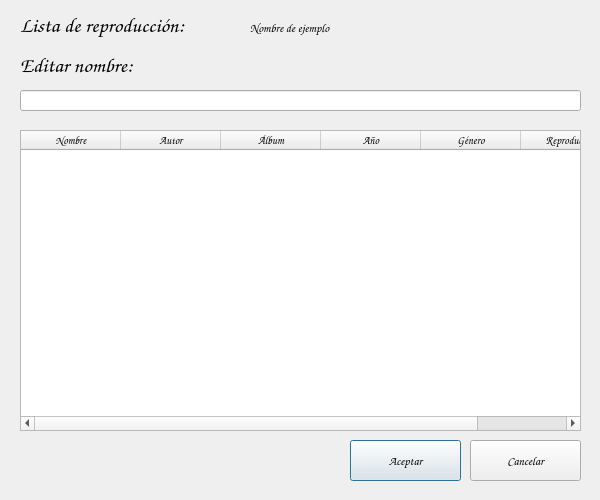
<?xml version="1.0" encoding="UTF-8"?>
<ui version="4.0">
 <class>modifyPlaylist</class>
 <widget class="QDialog" name="modifyPlaylist">
  <property name="geometry">
   <rect>
    <x>0</x>
    <y>0</y>
    <width>600</width>
    <height>500</height>
   </rect>
  </property>
  <property name="minimumSize">
   <size>
    <width>600</width>
    <height>500</height>
   </size>
  </property>
  <property name="maximumSize">
   <size>
    <width>600</width>
    <height>500</height>
   </size>
  </property>
  <property name="windowTitle">
   <string>Editar lista de reproducción</string>
  </property>
  <widget class="QLabel" name="label">
   <property name="geometry">
    <rect>
     <x>20</x>
     <y>10</y>
     <width>221</width>
     <height>31</height>
    </rect>
   </property>
   <property name="font">
    <font>
     <family>Comic Sans MS</family>
     <pointsize>16</pointsize>
    </font>
   </property>
   <property name="text">
    <string>Lista de reproducción:</string>
   </property>
  </widget>
  <widget class="QLabel" name="label_2">
   <property name="geometry">
    <rect>
     <x>20</x>
     <y>50</y>
     <width>361</width>
     <height>31</height>
    </rect>
   </property>
   <property name="font">
    <font>
     <family>Comic Sans MS</family>
     <pointsize>16</pointsize>
    </font>
   </property>
   <property name="text">
    <string>Editar nombre:</string>
   </property>
  </widget>
  <widget class="QLineEdit" name="newName">
   <property name="geometry">
    <rect>
     <x>20</x>
     <y>90</y>
     <width>561</width>
     <height>21</height>
    </rect>
   </property>
  </widget>
  <widget class="QLabel" name="oldName">
   <property name="geometry">
    <rect>
     <x>250</x>
     <y>20</y>
     <width>121</width>
     <height>16</height>
    </rect>
   </property>
   <property name="font">
    <font>
     <family>Comic Sans MS</family>
    </font>
   </property>
   <property name="text">
    <string>Nombre de ejemplo</string>
   </property>
  </widget>
  <widget class="QTableWidget" name="tableWidget">
   <property name="geometry">
    <rect>
     <x>20</x>
     <y>130</y>
     <width>561</width>
     <height>301</height>
    </rect>
   </property>
   <property name="font">
    <font>
     <family>Comic Sans MS</family>
     <pointsize>8</pointsize>
     <weight>50</weight>
     <italic>false</italic>
     <bold>false</bold>
    </font>
   </property>
   <property name="styleSheet">
    <string notr="true">font: 8pt &quot;Comic Sans MS&quot;;</string>
   </property>
   <property name="editTriggers">
    <set>QAbstractItemView::NoEditTriggers</set>
   </property>
   <property name="selectionBehavior">
    <enum>QAbstractItemView::SelectRows</enum>
   </property>
   <property name="sortingEnabled">
    <bool>true</bool>
   </property>
   <property name="rowCount">
    <number>0</number>
   </property>
   <column>
    <property name="text">
     <string>Nombre</string>
    </property>
   </column>
   <column>
    <property name="text">
     <string>Autor</string>
    </property>
   </column>
   <column>
    <property name="text">
     <string>Álbum</string>
    </property>
   </column>
   <column>
    <property name="text">
     <string>Año</string>
    </property>
   </column>
   <column>
    <property name="text">
     <string>Género</string>
    </property>
   </column>
   <column>
    <property name="text">
     <string>Reproducible</string>
    </property>
   </column>
  </widget>
  <widget class="QPushButton" name="acceptButton">
   <property name="geometry">
    <rect>
     <x>350</x>
     <y>440</y>
     <width>111</width>
     <height>41</height>
    </rect>
   </property>
   <property name="font">
    <font>
     <family>Comic Sans MS</family>
    </font>
   </property>
   <property name="text">
    <string>Aceptar</string>
   </property>
  </widget>
  <widget class="QPushButton" name="cancelButton">
   <property name="geometry">
    <rect>
     <x>470</x>
     <y>440</y>
     <width>111</width>
     <height>41</height>
    </rect>
   </property>
   <property name="font">
    <font>
     <family>Comic Sans MS</family>
    </font>
   </property>
   <property name="text">
    <string>Cancelar</string>
   </property>
  </widget>
 </widget>
 <resources/>
 <connections>
  <connection>
   <sender>acceptButton</sender>
   <signal>clicked()</signal>
   <receiver>modifyPlaylist</receiver>
   <slot>accept()</slot>
   <hints>
    <hint type="sourcelabel">
     <x>372</x>
     <y>462</y>
    </hint>
    <hint type="destinationlabel">
     <x>275</x>
     <y>462</y>
    </hint>
   </hints>
  </connection>
  <connection>
   <sender>cancelButton</sender>
   <signal>clicked()</signal>
   <receiver>modifyPlaylist</receiver>
   <slot>reject()</slot>
   <hints>
    <hint type="sourcelabel">
     <x>536</x>
     <y>465</y>
    </hint>
    <hint type="destinationlabel">
     <x>591</x>
     <y>445</y>
    </hint>
   </hints>
  </connection>
 </connections>
</ui>
